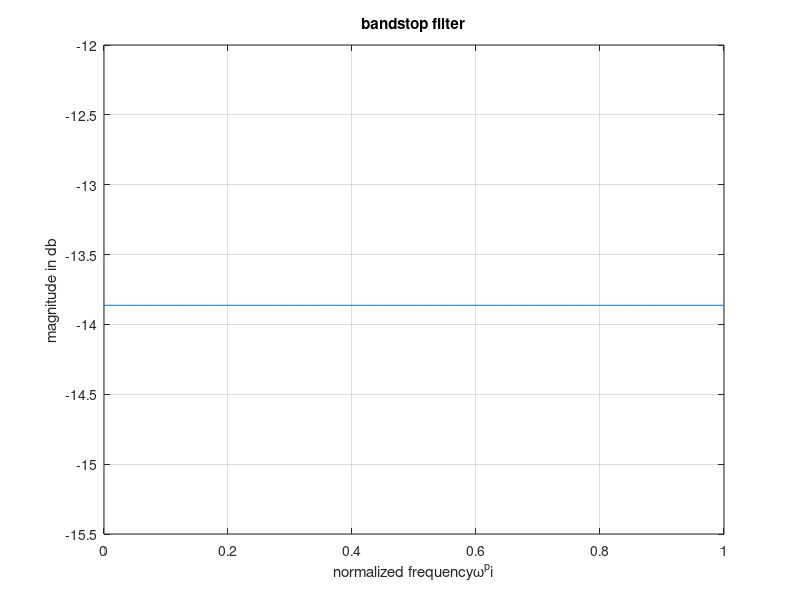

Source code (MATLAB):
clc;
clear all;
close all;
N=input('enter the order of filter');
wc1=(pi/4);
wc2=(3*pi)/4;
a=(N-1)/2;
for n=1:N
 if((n-1)==a)
 hd(n)=1-(wc1+pi-wc2)/pi;
 else
 hd(n)=(sin(wc1*(n-1-a))-sin(wc2*(n-1-a)))/(pi*(n-1-a));
 end;
 w(n)=0.5+(0.5*cos(2*pi*(n-1-a)/(N-1)));
end;
h=w.*hd;
a=0:0.01:pi;
b=freqz(h,1,a);
mag=20*log(abs(b));
plot(a/pi,mag);
grid;
xlabel('normalized frequency\omega^pi');
ylabel('magnitude in db');
title('bandstop filter');
